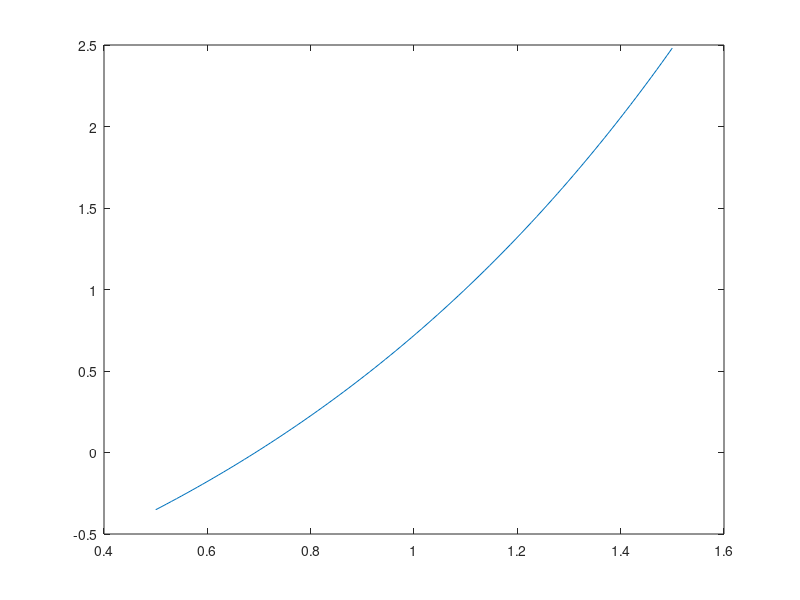
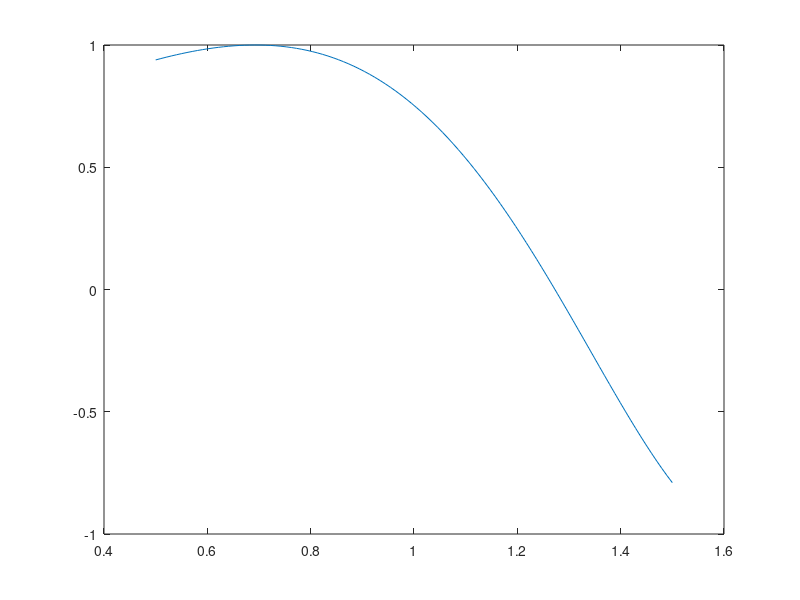

The MATLAB source for these figures, in order: (Note: this script raises an error after producing the figures.)
figure;
x = linspace(0.5, 1.5);
plot(x, exp(x) - 2);

figure
plot(x, cos(exp(x) - 2));

f = @(x) exp(x) - 2 - cos(exp(x) - 2);
eps = 10^(-5);
xaprox = MetBisectie(f, 0.5, 1.5, eps);
xaprox